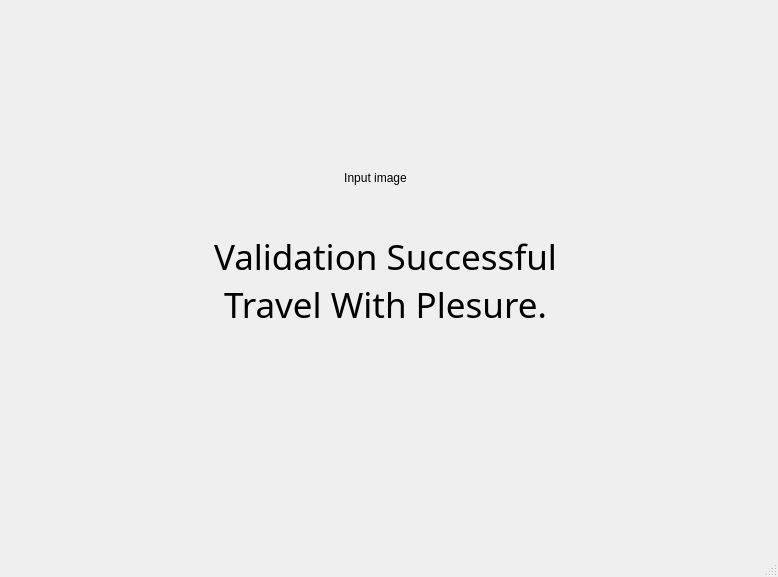
<?xml version="1.0" encoding="UTF-8"?>
<ui version="4.0">
 <class>MainWindow</class>
 <widget class="QMainWindow" name="MainWindow">
  <property name="geometry">
   <rect>
    <x>0</x>
    <y>0</y>
    <width>778</width>
    <height>577</height>
   </rect>
  </property>
  <property name="windowTitle">
   <string>MainWindow</string>
  </property>
  <property name="autoFillBackground">
   <bool>false</bool>
  </property>
  <widget class="QWidget" name="centralwidget">
   <widget class="QLabel" name="label">
    <property name="geometry">
     <rect>
      <x>20</x>
      <y>230</y>
      <width>731</width>
      <height>101</height>
     </rect>
    </property>
    <property name="font">
     <font>
      <family>Arial Black</family>
      <pointsize>26</pointsize>
      <weight>10</weight>
      <italic>false</italic>
      <bold>false</bold>
     </font>
    </property>
    <property name="styleSheet">
     <string notr="true">font: 87 26pt &quot;Arial Black&quot;;
font-colour:rgb(0, 85, 255);</string>
    </property>
    <property name="text">
     <string>Validation Successful 
Travel With Plesure.</string>
    </property>
    <property name="alignment">
     <set>Qt::AlignCenter</set>
    </property>
   </widget>
   <widget class="QLabel" name="label_2">
    <property name="geometry">
     <rect>
      <x>140</x>
      <y>152</y>
      <width>471</width>
      <height>51</height>
     </rect>
    </property>
    <property name="text">
     <string>Input image</string>
    </property>
    <property name="alignment">
     <set>Qt::AlignCenter</set>
    </property>
   </widget>
  </widget>
  <widget class="QMenuBar" name="menubar">
   <property name="geometry">
    <rect>
     <x>0</x>
     <y>0</y>
     <width>778</width>
     <height>21</height>
    </rect>
   </property>
  </widget>
  <widget class="QStatusBar" name="statusbar"/>
 </widget>
 <resources/>
 <connections/>
</ui>
